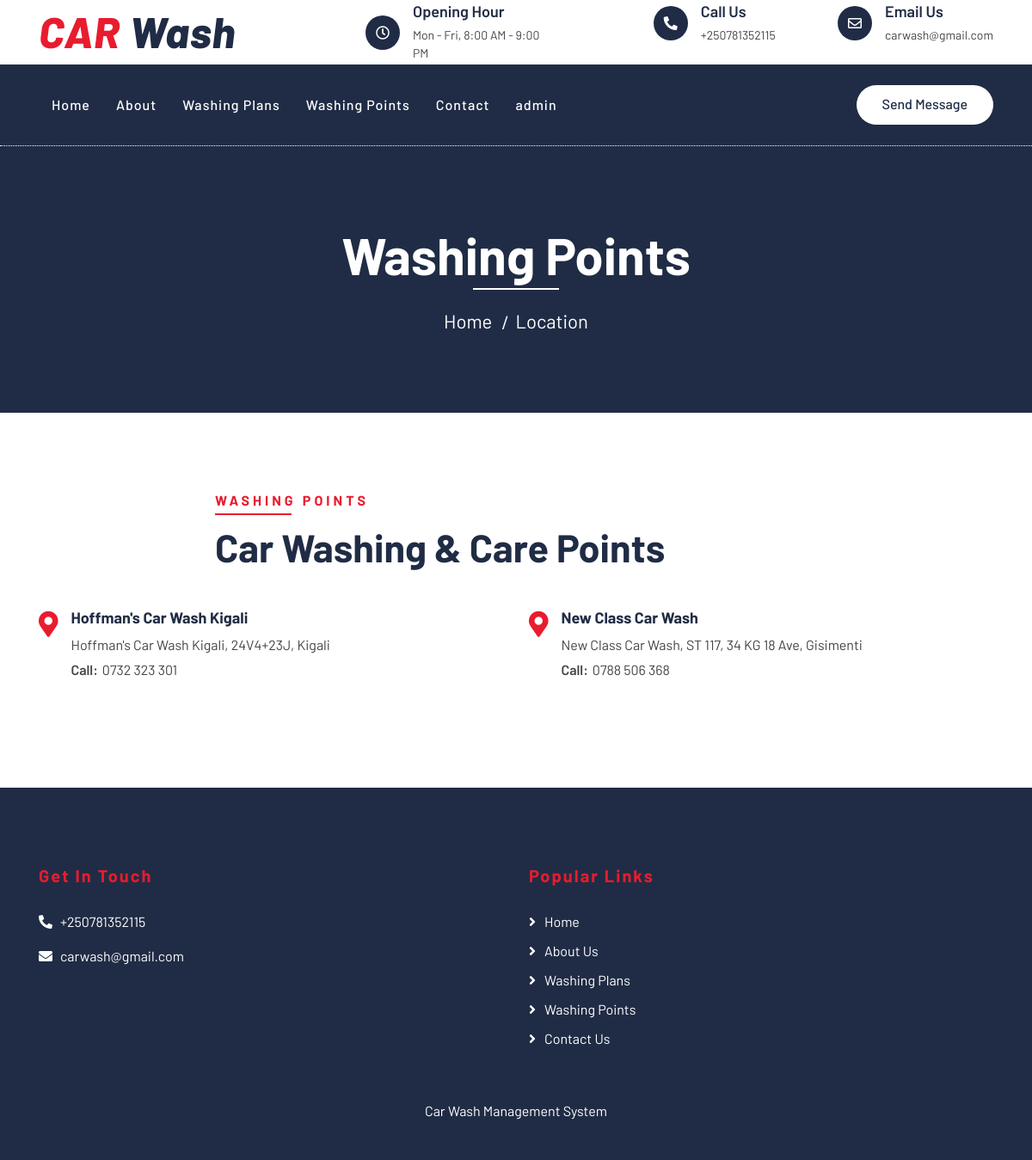
/location.php, run on an earlier commit of the app's database.
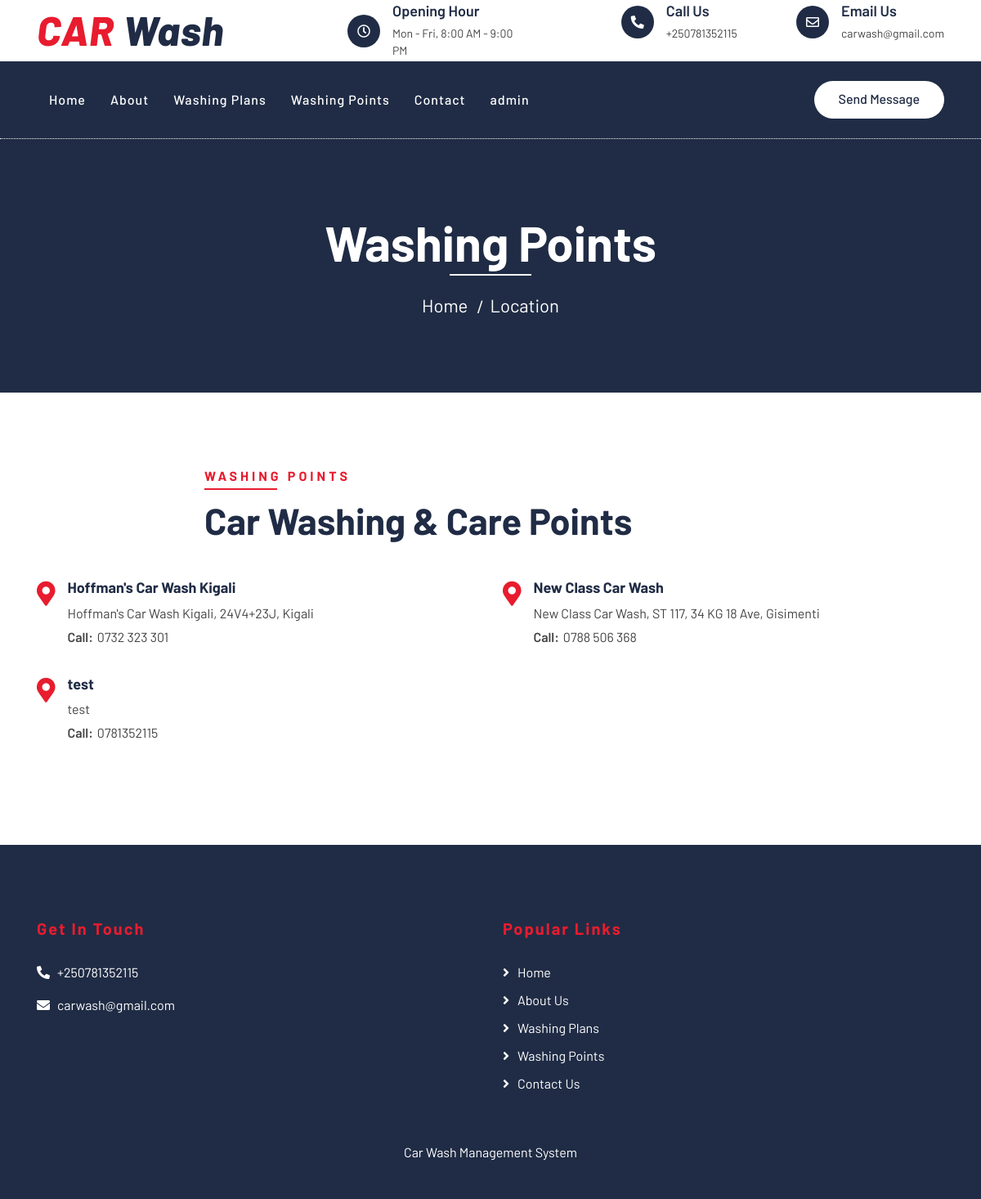
And on a later commit of the database.
### tables this page shows
CREATE TABLE `tblpages` (
  `id` int(11) NOT NULL,
  `type` varchar(255) DEFAULT '',
  `detail` longtext DEFAULT NULL,
  `openignHrs` varchar(255) DEFAULT NULL,
  `phoneNumber` bigint(20) DEFAULT NULL,
  `emailId` varchar(120) DEFAULT NULL
);

CREATE TABLE `tblwashingpoints` (
  `id` int(11) NOT NULL,
  `washingPointName` varchar(255) DEFAULT NULL,
  `washingPointAddress` varchar(255) DEFAULT NULL,
  `contactNumber` varchar(20) DEFAULT NULL,
  `capacity` int(5) NOT NULL,
  `is_active` int(6) NOT NULL DEFAULT 1,
  `creationDate` timestamp NOT NULL DEFAULT current_timestamp()
);

### location.php (the view, shortened to what the changed rows need)
<?php error_reporting(0);
include('includes/config.php');
?>
<!DOCTYPE html>
<html lang="en">
    <head>
        <link href="https://stackpath.bootstrapcdn.com/bootstrap/4.4.1/css/bootstrap.min.css" rel="stylesheet">
        <link href="https://cdnjs.cloudflare.com/ajax/libs/font-awesome/5.10.0/css/all.min.css" rel="stylesheet">
        <link href="lib/flaticon/font/flaticon.css" rel="stylesheet">
        <link href="lib/animate/animate.min.css" rel="stylesheet">
        <link href="lib/owlcarousel/assets/owl.carousel.min.css" rel="stylesheet">
        <link href="css/style.css" rel="stylesheet">
    </head>
    <body>
<?php include_once('includes/header.php');?>
        <div class="page-header">
            <div class="container">
                <div class="row">
                    <div class="col-12">
                        <h2>Washing Points</h2>
                    </div>
                </div>
            </div>
        </div>
        <div class="location">
            <div class="container">
                <div class="row">
                    <div class="col-lg-12">
                        <div class="section-header text-left">
                            <h2>Car Washing & Care Points</h2>
                        </div>
                        <div class="row">
                            <?php $sql = "SELECT * from tblwashingpoints";
$query = $dbh -> prepare($sql);
$query->execute();
$results=$query->fetchAll(PDO::FETCH_OBJ);
foreach($results as $result)
{               ?>
                            <div class="col-md-6">
                                <div class="location-item">
                                    <i class="fa fa-map-marker-alt"></i>
                                    <div class="location-text">
                                <h3><?php echo htmlentities($result->washingPointName);?></h3>
                    <p><?php echo htmlentities($result->washingPointAddress);?></p>
                    <p><strong>Call:</strong><?php echo htmlentities($result->contactNumber);?></p>
                                    </div>
                                </div>
                            </div>
<?php } ?>
                        </div>
                    </div>
                </div>
            </div>
        </div>
<?php include_once('includes/footer.php');?>
    </body>
</html>

### includes/header.php (shortened to what the changed rows need)
<div class="top-bar">
    <div class="container">
        <div class="row align-items-center">
            <div class="col-lg-4 col-md-12">
                <div class="logo">
                    <a href="index.php">
                        <h1>CAR <span>Wash</span></h1>
                    </a>
                </div>
            </div>
            <?php
            $sql = "SELECT * from tblpages where type='contact'";
            $query = $dbh->prepare($sql);
            $query->execute();
            $results = $query->fetchAll(PDO::FETCH_OBJ);
            foreach ($results as $result) {
            ?>
                <div class="col-lg-8 col-md-7 d-none d-lg-block">
                    <div class="row">
                        <div class="col-4">
                            <div class="top-bar-item">
                                <div class="top-bar-icon">
                                    <i class="far fa-clock"></i>
                                </div>
                                <div class="top-bar-text">
                                    <h3>Opening Hour</h3>
                                    <p><?php echo $result->openignHrs; ?></p>
                                </div>
                            </div>
                        </div>
                        <div class="col-4">
                            <div class="top-bar-item">
                                <div class="top-bar-icon">
                                    <i class="fa fa-phone-alt"></i>
                                </div>
                                <div class="top-bar-text">
                                    <h3>Call Us</h3>
                                    <p>+<?php echo $result->phoneNumber; ?></p>
                                </div>
                            </div>
                        </div>
                        <div class="col-4">
                            <div class="top-bar-item">
                                <div class="top-bar-icon">
                                    <i class="far fa-envelope"></i>
                                </div>
                                <div class="top-bar-text">
                                    <h3>Email Us</h3>
                                    <p><?php echo $result->emailId; ?></p>
                                </div>
                            </div>
                        </div>
                    </div>
                </div>
            <?php } ?>
        </div>
    </div>
</div>

### includes/footer.php (shortened to what the changed rows need)
<div class="footer">
    <div class="container">
        <div class="row">
            <div class="col-lg-6 col-md-6">
                <div class="footer-contact">
                    <h2>Get In Touch</h2>
                    <?php
                    $sql = "SELECT * from tblpages where type='contact'";
                    $query = $dbh->prepare($sql);
                    $query->execute();
                    $results = $query->fetchAll(PDO::FETCH_OBJ);
                    foreach ($results as $result) {
                    ?>
                        <p><i class="fa fa-phone-alt"></i>+<?php echo $result->phoneNumber; ?></p>
                        <p><i class="fa fa-envelope"></i><?php echo $result->emailId; ?></p>
                    <?php } ?>
                </div>
            </div>
            <div class="col-lg-5 col-md-6">
                <div class="footer-link">
                    <h2>Popular Links</h2>
                </div>
            </div>
        </div>
    </div>
</div>

What changed in the data, as far as the page shows it:
added tblwashingpoints: washingPointName "test", washingPointAddress "test", contactNumber "0781352115"
